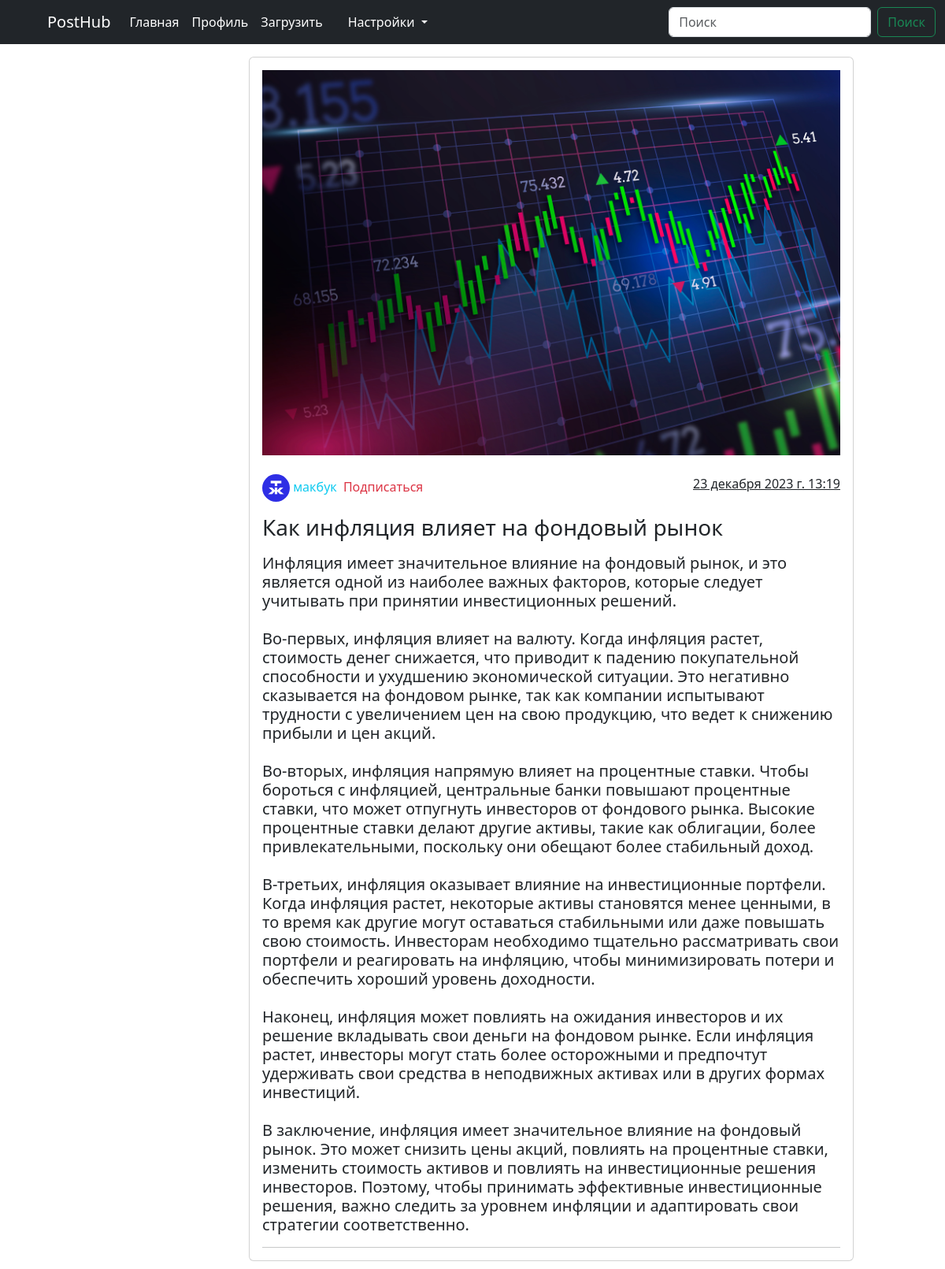
/10/ (signed in), run on the app's committed database.
### main/models.py (models this page shows, shortened)
class dnld(models.Model):
    title = models.CharField('Заголовок статьи', max_length=100)
    text = models.TextField('Текст статьи')
    author = models.ForeignKey(User, on_delete=models.CASCADE, default=None)
    img = models.ImageField('изображение', upload_to='image/%Y')
    created_at = models.DateTimeField('Дата создания', default=datetime.now)
    class Meta:
        verbose_name = 'Статьи'
        verbose_name_plural = 'Статьи'

### users/models.py (models this page shows, shortened)
class Profile(models.Model):
    user = models.OneToOneField(User, on_delete=models.CASCADE)
    image = models.ImageField(default='default.jpg', upload_to='profile_pics')

### main/views.py (the view)
# urls.py: path('<int:pk>/', views.PostDetail.as_view()),
class PostDetail(View):
    '''отдельная страница для каждой статьи'''
    def get(self, request, pk):
        post = dnld.objects.get(id=pk)
        return render(request, 'main/item.html', {'post': post})

### main/templates/main/item.html (shortened to what this page needs)
{% extends "main/base.html" %}
{% block content %}
<div class="container-fluid">
    <div class="row">
        <div class="col-md-3"></div>
        <div class="col-md-8 p-3">
            <div class="card px-3 pt-3" style="max-width: 50rem">
                <div>
                    <div class="bg-image hover-overlay shadow-1-strong ripple rounded-5 mb-4"
                         data-mdb-ripple-color="light">
                        <img src="{{ post.img.url }}" class="img-fluid"/>
                    </div>
                    <div class="row mb-3">
                        <div class="col-6">
                            <img href="{{ post.id }}" src="{{ post.author.profile.image.url }}" class="rounded-circle" width="35" height="35" alt="Фото">
                            <a href="" class="text-info text-decoration-none ">
                                {{ post.author }}
                            </a>
                            <a href="" class="link-danger text-decoration-none m-1">Подписаться</a>
                        </div>
                        <div class="col-6 text-end">
                            <u>{{ post.created_at }}</u>
                        </div>
                    </div>
                    <h3>{{ post.title }}</h3>
                    <p>
                    <h5 class="mynotsoboldtitle">{{ post.text|linebreaksbr }}</h5>
                    </p>
                    <hr/>
                </div>
            </div>
        </div>
    </div>
</div>
{% endblock %}

### main/templates/main/item.html (style rules this page uses)
.mynotsoboldtitle { font-weight: normal; }

### data on the page
dnld: img (picture), author.profile.image (picture), author "макбук", created_at "23 декабря 2023 г. 13:19", title "Как инфляция влияет на фондовый рынок", text "Инфляция имеет значительное влияние на фондовый рынок, и это является одной из наиболее важных факторов, которые следует учитывать при принятии инвестиционных решений. Во-первых, инфляция влияет на валюту. Когда инфляция растет, стоимость денег снижается, что приводит к падению покупательной способности и ухудшению экономической ситуации. Это негативно сказывается на фондовом рынке, так как компании испытывают трудности с увеличением цен на свою продукцию, что ведет к снижению прибыли и цен акций. Во-вторых, инфляция напрямую влияет на процентные ставки. Чтобы бороться с инфляцией, центральные банки повышают процентные ставки, что может отпугнуть инвесторов от фондового рынка. Высокие…"
